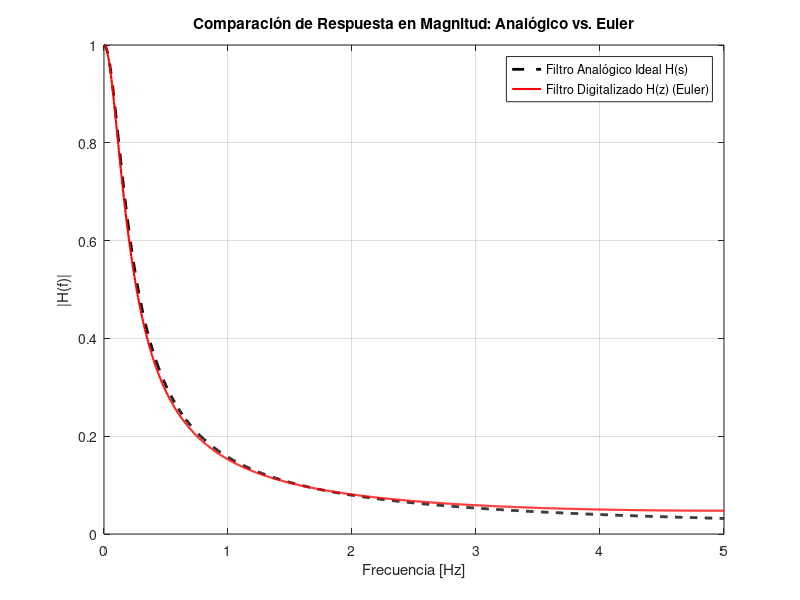

Write the MATLAB code that produced this figure.
% --- Configuración Inicial ---
Hs    = @(s)  1 ./ (s + 1 );
euler = @(z,T) Hs((1-z.^-1)/T);

T  = 0.1;
N  = 1000;

% 1. Vector de frecuencia digital (de 0 a Nyquist)
w_digital = linspace(0, pi, N);

% 2. EL PUENTE: Convertimos los radianes digitales a Hz físicos
% Frecuencia de muestreo en Hz: fm = 1/T
fm = 1/T;
frecuencias_hz = (w_digital / (2*pi)) * fm;

% 3. EL PUENTE ANALÓGICO: Convertimos los Hz a frecuencias angulares continuas (Omega)
% Omega = 2 * pi * f
w_analoga = 2 * pi * frecuencias_hz;

% --- Cómputo de Respuestas en Frecuencia ---
% Filtro Digital (Evaluado en la circunferencia unitaria)
E_digital = abs(euler(exp(w_digital.*1i), T));

% Filtro Analógico (Evaluado en el eje imaginario continuo s = j*Omega)
E_analoga = abs(Hs(w_analoga .* 1i));


figure(1);
plot(frecuencias_hz, E_analoga, 'k--', 'LineWidth', 2);
hold on;
plot(frecuencias_hz, E_digital, 'r', 'LineWidth', 1.5);
hold off;
title('Comparación de Respuesta en Magnitud: Analógico vs. Euler');
xlabel('Frecuencia [Hz]');
ylabel('|H(f)|');
legend('Filtro Analógico Ideal H(s)', 'Filtro Digitalizado H(z) (Euler)', 'Location', 'northeast');
grid on;
xlim([0 fm/2]);
